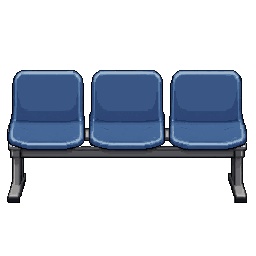
#> input picture game-src/action/objects/C05_대기의자_뒷모습_1배/unknown.png, 256 x 256 px, given in place of hq_f1_p7_ext1R.png, which was not available
$ python author_hq_lobby.py
#> lines starting #> are read from the running program, lines starting #| are printed output that depends on the picture
"""관리국 본부 1층(lobby) 장면 원본 만들기 (2026-11-01, 사용자 「차단게이트 있는 판(1층_p7_오른쪽잇기) 써라」「가운데 코드로 열리게 따」).
그림: game-src/art/pixellab-hq-20261031/hq_f1_p7_ext1R.png (944×424: 왼쪽 옆벽 유리 현관·안내데스크·차단게이트·오른쪽 벽 엘리베이터). 배경 2배 = 1888×848.
게이트 유리 날개 2장만 오려 gate 조각으로(다가가면 열림 = 흐려져 사라짐). 바탕에서는 날개 자리를 오른쪽 바닥·벽 줄을 옮겨 채움(생성 0).
게이트 몸통·기둥은 못 지나감(holes), 사람보다 앞이면 가림(cover). 통로 = 가운데 기둥과 끝 기둥 사이(y386~404, 1x).
문: 현관 유리문 60~150·y120~330, 엘리베이터 800~897·y145~327.
출력: game-src/mapedit/lobby/ → python3 tools/mapedit/import.py game-src/mapedit/lobby lobby"""
import json
from pathlib import Path
from PIL import Image, ImageDraw
ROOT = Path(__file__).resolve().parents[2]
ART = ROOT / 'game-src/art/pixellab-hq-20261031'
OUT = ROOT / 'game-src/mapedit/lobby'
for f in OUT.glob('part_*.png'): f.unlink()
OUT.mkdir(parents=True, exist_ok=True)
K = 2
orig = Image.open(ART / 'hq_f1_p7_ext1R.png').convert('RGB')
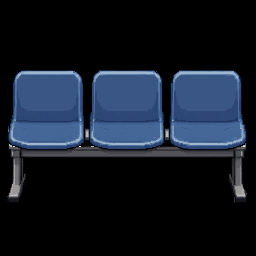
#> orig: PIL image 256x256 RGB; mean R, G, B 19.7, 27.1, 38.7
W, H = orig.width * K, orig.height * K
#> W = 512; H = 512
# 열리는 유리(1x 다각형)
# 사용자 08:54 「가운데 기둥 사이 저거 하나만 열리게」: 앞 게이트 두 기둥 사이 유리 한 장만. 옆 날개는 닫힌 그림 그대로(못 지나감)
FLAPS = [[(539, 277), (574, 277), (574, 333), (539, 333)]]
mask = Image.new('L', orig.size, 0); md = ImageDraw.Draw(mask)
#> after `mask = Image.new('L', orig.size, 0)`: mask: PIL image 256x256 L; every value is 0
for q in FLAPS: md.polygon(q, fill=255)
from PIL import ImageFilter
base = orig.copy(); bp = base.load(); op = orig.load(); mp = mask.load()
# 열린 바탕: 유리 자리를 원래 그림의 크게 흐린(중앙값 11) 어두운 안쪽으로 — 반사 줄 없이 비어 보이게
from PIL import ImageFilter as _F
med = orig.filter(_F.MedianFilter(11)); mdp = med.load()
#> after `med = orig.filter(_F.MedianFilter(11))`:
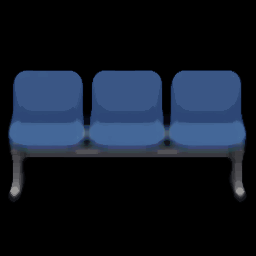
#> med: PIL image 256x256 RGB; mean R, G, B 17.7, 25.1, 37.4
for y in range(orig.height):
    for x in range(orig.width):
        if mp[x, y]: bp[x, y] = tuple(int(q * 0.8) for q in mdp[x, y])
base.save(OUT / 'hq_f1_strip.png')
# 닫힌 날개 조각(원본 그대로)
#> (the run stopped early here; a loop or call above may not have finished)

$ run again, on game-src/action/objects/D01v3_사무책상_1배_8방향/east.png
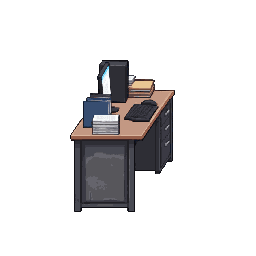
#> input picture game-src/action/objects/D01v3_사무책상_1배_8방향/east.png, 256 x 256 px, given in place of hq_f1_p7_ext1R.png, which was not available
#> `orig = Image.open(ART / 'hq_f1_p7_ext1R.png').convert('RGB')`:
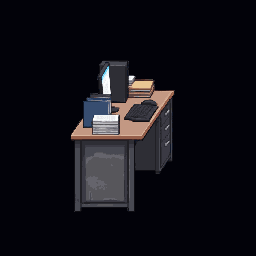
#> orig: PIL image 256x256 RGB; mean R, G, B 16.6, 15.5, 21.9
#> mask: PIL image 256x256 L; every value is 0
#> `med = orig.filter(_F.MedianFilter(11))`:
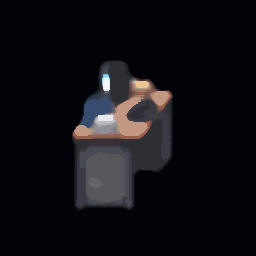
#> med: PIL image 256x256 RGB; mean R, G, B 16, 14.9, 21.4

$ run again, on game-src/action/objects/D01v3_사무책상_1배_8방향/south-east.png
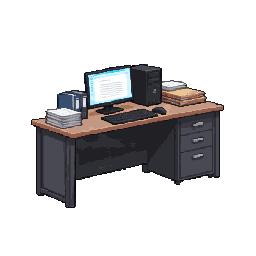
#> input picture game-src/action/objects/D01v3_사무책상_1배_8방향/south-east.png, 256 x 256 px, given in place of hq_f1_p7_ext1R.png, which was not available
#> `orig = Image.open(ART / 'hq_f1_p7_ext1R.png').convert('RGB')`:
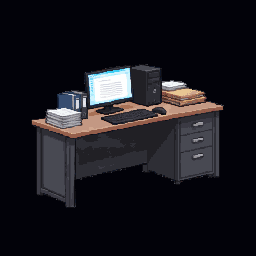
#> orig: PIL image 256x256 RGB; mean R, G, B 24.7, 23.4, 29.4
#> mask: PIL image 256x256 L; every value is 0
#> `med = orig.filter(_F.MedianFilter(11))`:
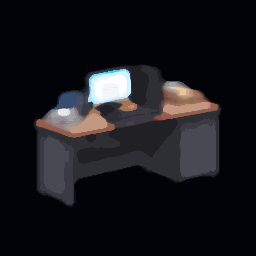
#> med: PIL image 256x256 RGB; mean R, G, B 23.7, 22.5, 28.7

$ run again, on game-src/action/objects/D01v3_사무책상_1배_8방향/south.png
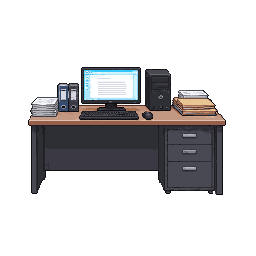
#> input picture game-src/action/objects/D01v3_사무책상_1배_8방향/south.png, 256 x 256 px, given in place of hq_f1_p7_ext1R.png, which was not available
#> `orig = Image.open(ART / 'hq_f1_p7_ext1R.png').convert('RGB')`:
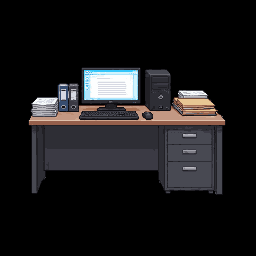
#> orig: PIL image 256x256 RGB; mean R, G, B 25.3, 24.2, 25.4
#> mask: PIL image 256x256 L; every value is 0
#> `med = orig.filter(_F.MedianFilter(11))`:
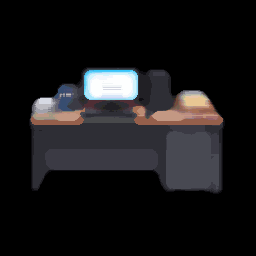
#> med: PIL image 256x256 RGB; mean R, G, B 24.3, 23.3, 24.6
